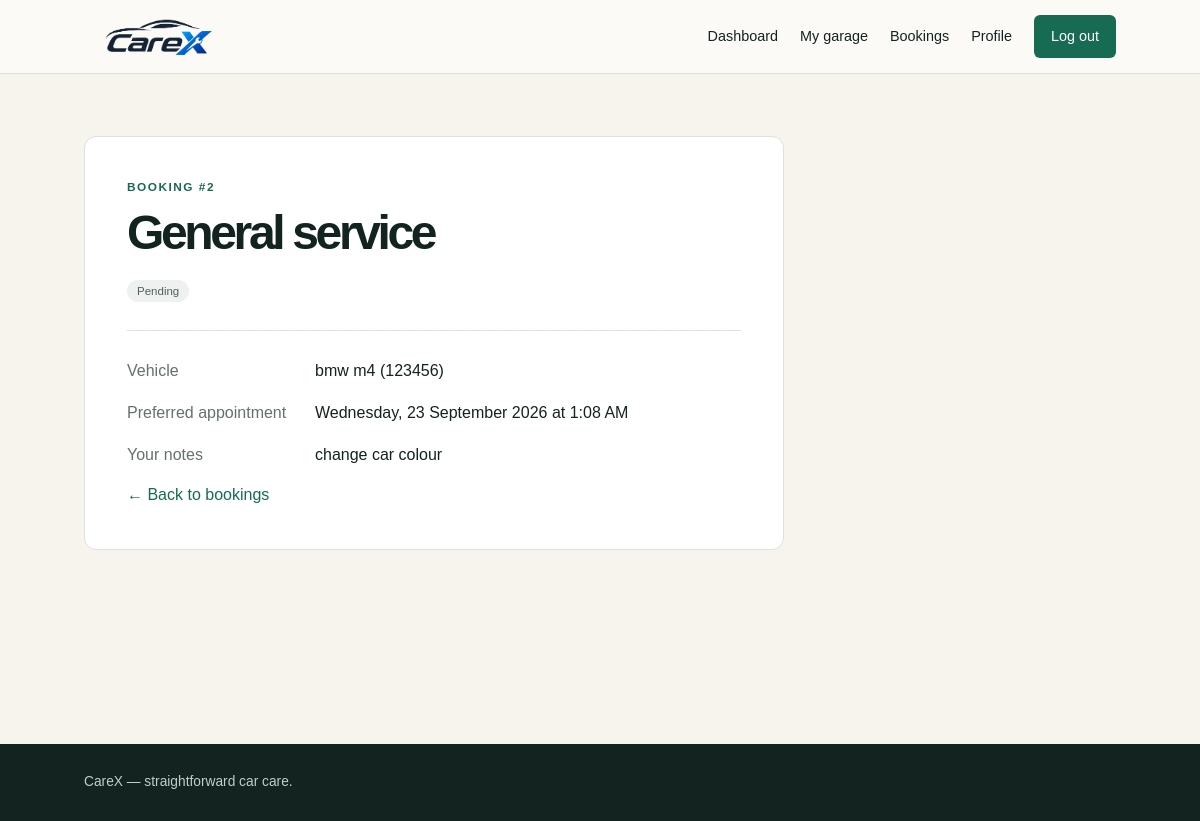
Before: /bookings/2/ (signed in) with the older database file.
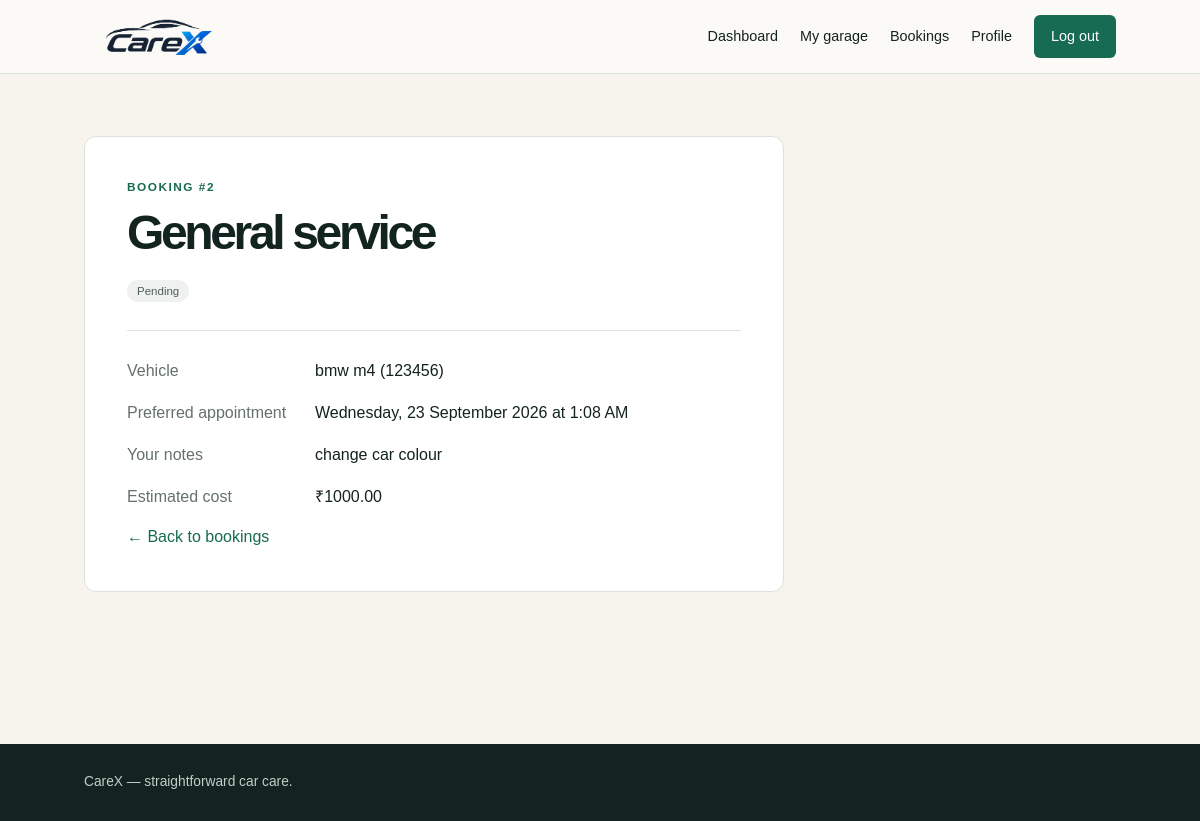
After: the same page with the newer database file.
### core/models.py (models this page shows, shortened)
class ServiceBooking(models.Model):
    class ServiceType(models.TextChoices):
        GENERAL = "GENERAL", "General service"
        OIL = "OIL", "Oil & filter change"
        BRAKES = "BRAKES", "Brake inspection"
        TYRES = "TYRES", "Tyre service"
        REPAIR = "REPAIR", "Repair / diagnostics"
    class Status(models.TextChoices):
        PENDING = "PENDING", "Pending"
        CONFIRMED = "CONFIRMED", "Confirmed"
        IN_PROGRESS = "IN_PROGRESS", "In progress"
        COMPLETED = "COMPLETED", "Completed"
        CANCELLED = "CANCELLED", "Cancelled"
    vehicle = models.ForeignKey(Vehicle, on_delete=models.CASCADE, related_name="bookings")
    service_type = models.CharField(max_length=20, choices=ServiceType.choices)
    preferred_date = models.DateField()
    preferred_time = models.TimeField()
    notes = models.TextField(blank=True)
    status = models.CharField(max_length=20, choices=Status.choices, default=Status.PENDING)
    estimated_cost = models.DecimalField(max_digits=10, decimal_places=2, null=True, blank=True)
    created_at = models.DateTimeField(auto_now_add=True)
    updated_at = models.DateTimeField(auto_now=True)
    class Meta:
        ordering = ["-preferred_date", "-preferred_time"]

class Vehicle(models.Model):
    owner = models.ForeignKey(settings.AUTH_USER_MODEL, on_delete=models.CASCADE, related_name="vehicles")
    make = models.CharField(max_length=60)
    model = models.CharField(max_length=60)
    registration_number = models.CharField(max_length=20, unique=True)
    year = models.PositiveIntegerField()
    color = models.CharField(max_length=30, blank=True)
    mileage = models.PositiveIntegerField(default=0, help_text="Current odometer reading in km")
    created_at = models.DateTimeField(auto_now_add=True)
    class Meta:
        ordering = ["-created_at"]
    def __str__(self):
        return f"{self.make} {self.model} ({self.registration_number})"

### core/views.py (the view)
# urls.py: path("bookings/<int:pk>/", views.booking_details, name="booking_details"),
@login_required
def booking_details(request, pk):
    booking = get_object_or_404(ServiceBooking, pk=pk, vehicle__owner=request.user)
    return render(request, "booking_details.html", {"booking": booking})

### templates/booking_details.html
{% extends 'base.html' %}
{% block content %}
<div class="detail-card">
    <p class="eyebrow">BOOKING #{{ booking.pk }}</p>
    <h1>{{ booking.get_service_type_display }}</h1>
    <i class="status {{ booking.status|lower }}">{{ booking.get_status_display }}</i>
    <hr>
    <dl>
        <dt>Vehicle</dt>
        <dd>{{ booking.vehicle }}</dd>
        <dt>Preferred appointment</dt>
        <dd>{{ booking.preferred_date|date:'l, d F Y' }} at {{ booking.preferred_time|time:'g:i A' }}</dd>
        <dt>Your notes</dt>
        <dd>{{ booking.notes|default:'No additional notes.' }}</dd>{% if booking.estimated_cost %}
        <dt>Estimated cost</dt>
        <dd>₹{{ booking.estimated_cost }}</dd>{% endif %}
    </dl>
    <a href="{% url 'bookings' %}">← Back to bookings</a>
</div>{% endblock %}

### templates/base.html (shortened to what this page needs)
{% load static %}
<!doctype html>
<html lang="en">
    <head><meta charset="utf-8">
        <link rel="stylesheet" href="{% static 'css/style.css' %}">
        <link rel="stylesheet" href="{% static 'css/dashboard.css' %}">
        <link rel="stylesheet" href="{% static 'css/forms.css' %}">
        <link rel="stylesheet" href="{% static 'css/responsive.css' %}">
        <link rel="stylesheet" href="{% static 'css/logo.css' %}">
        <link rel="stylesheet" href="{% static 'css/marketing.css' %}">
    </head>
    <body class="{% block body_class %}{% endblock %}">
        <header class="site-header">
            <a class="brand" href="{% if user.is_staff %}{% url 'admin_dashboard' %}{% else %}{% url 'home' %}{% endif %}" aria-label="CareX home">
                <img src="{% static 'images/carex-logo.png' %}" alt="CareX">
            </a>
            <nav>{% if user.is_authenticated %}{% if user.is_staff %}
                <a href="{% url 'admin_dashboard' %}">Admin dashboard</a>
                <a href="{% url 'admin_bookings' %}">Manage bookings</a>
                <a href="{% url 'admin_users' %}">Customers</a>{% else %}
                <a href="{% url 'dashboard' %}">Dashboard</a>
                <a href="{% url 'garage' %}">My garage</a>
                <a href="{% url 'bookings' %}">Bookings</a>
                <a href="{% url 'profile' %}">Profile</a>{% endif %}
                <a class="nav-button" href="{% url 'logout' %}">Log out</a>{% else %}
                {% block nav_auth %}
                <a href="{% url 'login' %}">Log in</a>
                <a class="nav-button" href="{% url 'register' %}">Get started</a>
                {% endblock nav_auth %}{% endif %}
            </nav>
        </header>
        <main class="container">{% block content %}{% endblock %}
        </main>
        <footer>CareX &mdash; straightforward car care.</footer>
    </body>
</html>

### static/css/style.css (style rules this page uses)
:root { --ink: #13231f; --muted: #64716d; --cream: #f6f4ed; --green: #176b52; --lime: #d8f067; --line: #dce2dd; }
* { box-sizing: border-box; }
body { margin: 0; background: var(--cream); color: var(--ink); font-family: Arial, sans-serif; line-height: 1.5; }
.site-header { height: 74px; display: flex; align-items: center; justify-content: space-between; padding: 0 7vw; border-bottom: 1px solid var(--line); background: #fbfaf6; }
.brand { font-size: 1.6rem; font-weight: 800; letter-spacing: -1px; }
a { color: var(--green); text-decoration: none; }
nav { display: flex; align-items: center; gap: 22px; font-size: .9rem; }
nav a { color: var(--ink); }
.nav-button, .button, button { background: var(--green); border: 0; border-radius: 6px; color: #fff; padding: 11px 17px; font: inherit; cursor: pointer; }
.container { width: min(1120px, 86vw); margin: 0 auto; padding: 62px 0; min-height: calc(100vh - 130px); }
footer { padding: 28px 7vw; background: var(--ink); color: #c2ceca; font-size: .86rem; }
.eyebrow { font-size: .74rem; font-weight: bold; letter-spacing: 1.5px; color: var(--green); margin: 0 0 12px; }
h1 { font-size: clamp(2.2rem, 5vw, 4.6rem); letter-spacing: -.07em; line-height: 1.02; margin: 0 0 20px; }
.detail-card { max-width: 700px; background: #fff; border: 1px solid var(--line); border-radius: 12px; padding: 42px; }
.detail-card h1 { font-size: 3rem; }
.detail-card hr { border: 0; border-top: 1px solid var(--line); margin: 28px 0; }
.detail-card dl { display: grid; grid-template-columns: 170px 1fr; gap: 18px; }
.detail-card dt { color: var(--muted); }
.detail-card dd { margin: 0; font-weight: 500; }

### static/css/dashboard.css (style rules this page uses)
.status { margin-left:auto; border-radius:20px; padding:5px 10px; font-size:.72rem; font-style:normal; background:#eef1ef; color:#50605a; white-space:nowrap; }

### static/css/logo.css (style rules this page uses)
.brand { display:flex; align-items:center; width:145px; }
.brand img { display:block; width:100%; height:auto; }

Changed rows visible on the page:
changed ServiceBooking "General service": estimated_cost (not shown) → "1000.00"
Other visible differences:
text now shown: "Estimated cost ₹"
